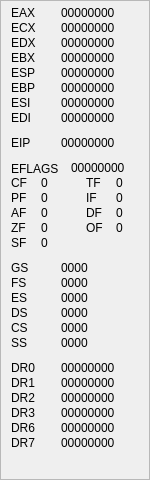
<?xml version="1.0" encoding="UTF-8"?>
<ui version="4.0">
 <class>RegistersView</class>
 <widget class="QWidget" name="RegistersView">
  <property name="geometry">
   <rect>
    <x>0</x>
    <y>0</y>
    <width>150</width>
    <height>480</height>
   </rect>
  </property>
  <property name="windowTitle">
   <string>Form</string>
  </property>
  <layout class="QVBoxLayout" name="verticalLayout">
   <property name="spacing">
    <number>0</number>
   </property>
   <property name="leftMargin">
    <number>0</number>
   </property>
   <property name="topMargin">
    <number>0</number>
   </property>
   <property name="rightMargin">
    <number>0</number>
   </property>
   <property name="bottomMargin">
    <number>0</number>
   </property>
   <item>
    <widget class="QScrollArea" name="scrollArea">
     <property name="widgetResizable">
      <bool>true</bool>
     </property>
     <widget class="QWidget" name="scrollAreaWidgetContents">
      <property name="geometry">
       <rect>
        <x>0</x>
        <y>0</y>
        <width>148</width>
        <height>460</height>
       </rect>
      </property>
      <property name="minimumSize">
       <size>
        <width>148</width>
        <height>460</height>
       </size>
      </property>
      <property name="maximumSize">
       <size>
        <width>148</width>
        <height>460</height>
       </size>
      </property>
      <widget class="QLabel" name="DR3Label">
       <property name="geometry">
        <rect>
         <x>10</x>
         <y>405</y>
         <width>50</width>
         <height>13</height>
        </rect>
       </property>
       <property name="text">
        <string>DR3</string>
       </property>
      </widget>
      <widget class="QLabel" name="DR7Label">
       <property name="geometry">
        <rect>
         <x>10</x>
         <y>435</y>
         <width>50</width>
         <height>13</height>
        </rect>
       </property>
       <property name="text">
        <string>DR7</string>
       </property>
      </widget>
      <widget class="QLabel" name="DFLabel">
       <property name="geometry">
        <rect>
         <x>85</x>
         <y>205</y>
         <width>30</width>
         <height>13</height>
        </rect>
       </property>
       <property name="text">
        <string>DF</string>
       </property>
      </widget>
      <widget class="QLabel" name="BPRegLabel">
       <property name="geometry">
        <rect>
         <x>60</x>
         <y>80</y>
         <width>55</width>
         <height>13</height>
        </rect>
       </property>
       <property name="text">
        <string>00000000</string>
       </property>
      </widget>
      <widget class="QLabel" name="SFRegLabel">
       <property name="geometry">
        <rect>
         <x>40</x>
         <y>235</y>
         <width>15</width>
         <height>13</height>
        </rect>
       </property>
       <property name="text">
        <string>0</string>
       </property>
      </widget>
      <widget class="QLabel" name="CFLabel">
       <property name="geometry">
        <rect>
         <x>10</x>
         <y>175</y>
         <width>30</width>
         <height>13</height>
        </rect>
       </property>
       <property name="text">
        <string>CF</string>
       </property>
      </widget>
      <widget class="QLabel" name="DR6RegLabel">
       <property name="geometry">
        <rect>
         <x>60</x>
         <y>420</y>
         <width>55</width>
         <height>13</height>
        </rect>
       </property>
       <property name="text">
        <string>00000000</string>
       </property>
      </widget>
      <widget class="QLabel" name="DR2RegLabel">
       <property name="geometry">
        <rect>
         <x>60</x>
         <y>390</y>
         <width>55</width>
         <height>13</height>
        </rect>
       </property>
       <property name="text">
        <string>00000000</string>
       </property>
      </widget>
      <widget class="QLabel" name="IPRegLabel">
       <property name="geometry">
        <rect>
         <x>60</x>
         <y>135</y>
         <width>55</width>
         <height>13</height>
        </rect>
       </property>
       <property name="text">
        <string>00000000</string>
       </property>
      </widget>
      <widget class="QLabel" name="DR1Label">
       <property name="geometry">
        <rect>
         <x>10</x>
         <y>375</y>
         <width>50</width>
         <height>13</height>
        </rect>
       </property>
       <property name="text">
        <string>DR1</string>
       </property>
      </widget>
      <widget class="QLabel" name="SILabel">
       <property name="geometry">
        <rect>
         <x>10</x>
         <y>95</y>
         <width>50</width>
         <height>13</height>
        </rect>
       </property>
       <property name="text">
        <string>ESI</string>
       </property>
      </widget>
      <widget class="QLabel" name="DR0Label">
       <property name="geometry">
        <rect>
         <x>10</x>
         <y>360</y>
         <width>50</width>
         <height>13</height>
        </rect>
       </property>
       <property name="text">
        <string>DR0</string>
       </property>
      </widget>
      <widget class="QLabel" name="CSRegLabel">
       <property name="geometry">
        <rect>
         <x>60</x>
         <y>320</y>
         <width>40</width>
         <height>13</height>
        </rect>
       </property>
       <property name="text">
        <string>0000</string>
       </property>
      </widget>
      <widget class="QLabel" name="FSRegLabel">
       <property name="geometry">
        <rect>
         <x>60</x>
         <y>275</y>
         <width>40</width>
         <height>13</height>
        </rect>
       </property>
       <property name="text">
        <string>0000</string>
       </property>
      </widget>
      <widget class="QLabel" name="IPLabel">
       <property name="geometry">
        <rect>
         <x>10</x>
         <y>135</y>
         <width>50</width>
         <height>13</height>
        </rect>
       </property>
       <property name="text">
        <string>EIP</string>
       </property>
      </widget>
      <widget class="QLabel" name="CXLabel">
       <property name="geometry">
        <rect>
         <x>10</x>
         <y>20</y>
         <width>50</width>
         <height>13</height>
        </rect>
       </property>
       <property name="text">
        <string>ECX</string>
       </property>
      </widget>
      <widget class="QLabel" name="DXRegLabel">
       <property name="geometry">
        <rect>
         <x>60</x>
         <y>35</y>
         <width>55</width>
         <height>13</height>
        </rect>
       </property>
       <property name="text">
        <string>00000000</string>
       </property>
      </widget>
      <widget class="QLabel" name="SPRegLabel">
       <property name="geometry">
        <rect>
         <x>60</x>
         <y>65</y>
         <width>55</width>
         <height>13</height>
        </rect>
       </property>
       <property name="text">
        <string>00000000</string>
       </property>
      </widget>
      <widget class="QLabel" name="AXLabel">
       <property name="geometry">
        <rect>
         <x>10</x>
         <y>5</y>
         <width>50</width>
         <height>13</height>
        </rect>
       </property>
       <property name="text">
        <string>EAX</string>
       </property>
      </widget>
      <widget class="QLabel" name="GSRegLabel">
       <property name="geometry">
        <rect>
         <x>60</x>
         <y>260</y>
         <width>40</width>
         <height>13</height>
        </rect>
       </property>
       <property name="text">
        <string>0000</string>
       </property>
      </widget>
      <widget class="QLabel" name="SIRegLabel">
       <property name="geometry">
        <rect>
         <x>60</x>
         <y>95</y>
         <width>55</width>
         <height>13</height>
        </rect>
       </property>
       <property name="text">
        <string>00000000</string>
       </property>
      </widget>
      <widget class="QLabel" name="ZFRegLabel">
       <property name="geometry">
        <rect>
         <x>40</x>
         <y>220</y>
         <width>15</width>
         <height>13</height>
        </rect>
       </property>
       <property name="text">
        <string>0</string>
       </property>
      </widget>
      <widget class="QLabel" name="DIRegLabel">
       <property name="geometry">
        <rect>
         <x>60</x>
         <y>110</y>
         <width>55</width>
         <height>13</height>
        </rect>
       </property>
       <property name="text">
        <string>00000000</string>
       </property>
      </widget>
      <widget class="QLabel" name="DSLabel">
       <property name="geometry">
        <rect>
         <x>10</x>
         <y>305</y>
         <width>50</width>
         <height>13</height>
        </rect>
       </property>
       <property name="text">
        <string>DS</string>
       </property>
      </widget>
      <widget class="QLabel" name="OFLabel">
       <property name="geometry">
        <rect>
         <x>85</x>
         <y>220</y>
         <width>30</width>
         <height>13</height>
        </rect>
       </property>
       <property name="text">
        <string>OF</string>
       </property>
      </widget>
      <widget class="QLabel" name="AXRegLabel">
       <property name="geometry">
        <rect>
         <x>60</x>
         <y>5</y>
         <width>55</width>
         <height>13</height>
        </rect>
       </property>
       <property name="text">
        <string>00000000</string>
       </property>
      </widget>
      <widget class="QLabel" name="DSRegLabel">
       <property name="geometry">
        <rect>
         <x>60</x>
         <y>305</y>
         <width>40</width>
         <height>13</height>
        </rect>
       </property>
       <property name="text">
        <string>0000</string>
       </property>
      </widget>
      <widget class="QLabel" name="AFRegLabel">
       <property name="geometry">
        <rect>
         <x>40</x>
         <y>205</y>
         <width>15</width>
         <height>13</height>
        </rect>
       </property>
       <property name="text">
        <string>0</string>
       </property>
      </widget>
      <widget class="QLabel" name="CXRegLabel">
       <property name="geometry">
        <rect>
         <x>60</x>
         <y>20</y>
         <width>55</width>
         <height>13</height>
        </rect>
       </property>
       <property name="text">
        <string>00000000</string>
       </property>
      </widget>
      <widget class="QLabel" name="DR2Label">
       <property name="geometry">
        <rect>
         <x>10</x>
         <y>390</y>
         <width>50</width>
         <height>13</height>
        </rect>
       </property>
       <property name="text">
        <string>DR2</string>
       </property>
      </widget>
      <widget class="QLabel" name="CSLabel">
       <property name="geometry">
        <rect>
         <x>10</x>
         <y>320</y>
         <width>50</width>
         <height>13</height>
        </rect>
       </property>
       <property name="text">
        <string>CS</string>
       </property>
      </widget>
      <widget class="QLabel" name="FSLabel">
       <property name="geometry">
        <rect>
         <x>10</x>
         <y>275</y>
         <width>50</width>
         <height>13</height>
        </rect>
       </property>
       <property name="text">
        <string>FS</string>
       </property>
      </widget>
      <widget class="QLabel" name="TFLabel">
       <property name="geometry">
        <rect>
         <x>85</x>
         <y>175</y>
         <width>30</width>
         <height>13</height>
        </rect>
       </property>
       <property name="text">
        <string>TF</string>
       </property>
      </widget>
      <widget class="QLabel" name="ESLabel">
       <property name="geometry">
        <rect>
         <x>10</x>
         <y>290</y>
         <width>50</width>
         <height>13</height>
        </rect>
       </property>
       <property name="text">
        <string>ES</string>
       </property>
      </widget>
      <widget class="QLabel" name="IFLabel">
       <property name="geometry">
        <rect>
         <x>85</x>
         <y>190</y>
         <width>30</width>
         <height>13</height>
        </rect>
       </property>
       <property name="text">
        <string>IF</string>
       </property>
      </widget>
      <widget class="QLabel" name="ESRegLabel">
       <property name="geometry">
        <rect>
         <x>60</x>
         <y>290</y>
         <width>40</width>
         <height>13</height>
        </rect>
       </property>
       <property name="text">
        <string>0000</string>
       </property>
      </widget>
      <widget class="QLabel" name="DR0RegLabel">
       <property name="geometry">
        <rect>
         <x>60</x>
         <y>360</y>
         <width>55</width>
         <height>13</height>
        </rect>
       </property>
       <property name="text">
        <string>00000000</string>
       </property>
      </widget>
      <widget class="QLabel" name="PFRegLabel">
       <property name="geometry">
        <rect>
         <x>40</x>
         <y>190</y>
         <width>15</width>
         <height>13</height>
        </rect>
       </property>
       <property name="text">
        <string>0</string>
       </property>
      </widget>
      <widget class="QLabel" name="BXLabel">
       <property name="geometry">
        <rect>
         <x>10</x>
         <y>50</y>
         <width>50</width>
         <height>13</height>
        </rect>
       </property>
       <property name="text">
        <string>EBX</string>
       </property>
      </widget>
      <widget class="QLabel" name="IFRegLabel">
       <property name="geometry">
        <rect>
         <x>115</x>
         <y>190</y>
         <width>15</width>
         <height>13</height>
        </rect>
       </property>
       <property name="text">
        <string>0</string>
       </property>
      </widget>
      <widget class="QLabel" name="AFLabel">
       <property name="geometry">
        <rect>
         <x>10</x>
         <y>205</y>
         <width>30</width>
         <height>13</height>
        </rect>
       </property>
       <property name="text">
        <string>AF</string>
       </property>
      </widget>
      <widget class="QLabel" name="OFRegLabel">
       <property name="geometry">
        <rect>
         <x>115</x>
         <y>220</y>
         <width>15</width>
         <height>13</height>
        </rect>
       </property>
       <property name="text">
        <string>0</string>
       </property>
      </widget>
      <widget class="QLabel" name="FLAGSRegLabel">
       <property name="geometry">
        <rect>
         <x>70</x>
         <y>160</y>
         <width>55</width>
         <height>13</height>
        </rect>
       </property>
       <property name="text">
        <string>00000000</string>
       </property>
      </widget>
      <widget class="QLabel" name="DFRegLabel">
       <property name="geometry">
        <rect>
         <x>115</x>
         <y>205</y>
         <width>15</width>
         <height>13</height>
        </rect>
       </property>
       <property name="text">
        <string>0</string>
       </property>
      </widget>
      <widget class="QLabel" name="CFRegLabel">
       <property name="geometry">
        <rect>
         <x>40</x>
         <y>175</y>
         <width>15</width>
         <height>13</height>
        </rect>
       </property>
       <property name="text">
        <string>0</string>
       </property>
      </widget>
      <widget class="QLabel" name="FLAGSLAbel">
       <property name="geometry">
        <rect>
         <x>10</x>
         <y>160</y>
         <width>61</width>
         <height>16</height>
        </rect>
       </property>
       <property name="text">
        <string>EFLAGS</string>
       </property>
      </widget>
      <widget class="QLabel" name="DR3RegLabel">
       <property name="geometry">
        <rect>
         <x>60</x>
         <y>405</y>
         <width>55</width>
         <height>13</height>
        </rect>
       </property>
       <property name="text">
        <string>00000000</string>
       </property>
      </widget>
      <widget class="QLabel" name="BXRegLabel">
       <property name="geometry">
        <rect>
         <x>60</x>
         <y>50</y>
         <width>55</width>
         <height>13</height>
        </rect>
       </property>
       <property name="text">
        <string>00000000</string>
       </property>
      </widget>
      <widget class="QLabel" name="ZFLabel">
       <property name="geometry">
        <rect>
         <x>10</x>
         <y>220</y>
         <width>30</width>
         <height>13</height>
        </rect>
       </property>
       <property name="text">
        <string>ZF</string>
       </property>
      </widget>
      <widget class="QLabel" name="GSLabel">
       <property name="geometry">
        <rect>
         <x>10</x>
         <y>260</y>
         <width>50</width>
         <height>13</height>
        </rect>
       </property>
       <property name="text">
        <string>GS</string>
       </property>
      </widget>
      <widget class="QLabel" name="DR1RegLabel">
       <property name="geometry">
        <rect>
         <x>60</x>
         <y>375</y>
         <width>55</width>
         <height>13</height>
        </rect>
       </property>
       <property name="text">
        <string>00000000</string>
       </property>
      </widget>
      <widget class="QLabel" name="SSLabel">
       <property name="geometry">
        <rect>
         <x>10</x>
         <y>335</y>
         <width>50</width>
         <height>13</height>
        </rect>
       </property>
       <property name="text">
        <string>SS</string>
       </property>
      </widget>
      <widget class="QLabel" name="PFLabel">
       <property name="geometry">
        <rect>
         <x>10</x>
         <y>190</y>
         <width>30</width>
         <height>13</height>
        </rect>
       </property>
       <property name="text">
        <string>PF</string>
       </property>
      </widget>
      <widget class="QLabel" name="SPLabel">
       <property name="geometry">
        <rect>
         <x>10</x>
         <y>65</y>
         <width>50</width>
         <height>13</height>
        </rect>
       </property>
       <property name="text">
        <string>ESP</string>
       </property>
      </widget>
      <widget class="QLabel" name="TFRegLabel">
       <property name="geometry">
        <rect>
         <x>115</x>
         <y>175</y>
         <width>15</width>
         <height>13</height>
        </rect>
       </property>
       <property name="text">
        <string>0</string>
       </property>
      </widget>
      <widget class="QLabel" name="DR7RegLabel">
       <property name="geometry">
        <rect>
         <x>60</x>
         <y>435</y>
         <width>55</width>
         <height>13</height>
        </rect>
       </property>
       <property name="text">
        <string>00000000</string>
       </property>
      </widget>
      <widget class="QLabel" name="DR6Label">
       <property name="geometry">
        <rect>
         <x>10</x>
         <y>420</y>
         <width>50</width>
         <height>13</height>
        </rect>
       </property>
       <property name="text">
        <string>DR6</string>
       </property>
      </widget>
      <widget class="QLabel" name="SFLabel">
       <property name="geometry">
        <rect>
         <x>10</x>
         <y>235</y>
         <width>30</width>
         <height>13</height>
        </rect>
       </property>
       <property name="text">
        <string>SF</string>
       </property>
      </widget>
      <widget class="QLabel" name="DXLabel">
       <property name="geometry">
        <rect>
         <x>10</x>
         <y>35</y>
         <width>50</width>
         <height>13</height>
        </rect>
       </property>
       <property name="text">
        <string>EDX</string>
       </property>
      </widget>
      <widget class="QLabel" name="DILabel">
       <property name="geometry">
        <rect>
         <x>10</x>
         <y>110</y>
         <width>50</width>
         <height>13</height>
        </rect>
       </property>
       <property name="text">
        <string>EDI</string>
       </property>
      </widget>
      <widget class="QLabel" name="SSRegLabel">
       <property name="geometry">
        <rect>
         <x>60</x>
         <y>335</y>
         <width>40</width>
         <height>13</height>
        </rect>
       </property>
       <property name="text">
        <string>0000</string>
       </property>
      </widget>
      <widget class="QLabel" name="BPLabel">
       <property name="geometry">
        <rect>
         <x>10</x>
         <y>80</y>
         <width>50</width>
         <height>13</height>
        </rect>
       </property>
       <property name="text">
        <string>EBP</string>
       </property>
      </widget>
     </widget>
    </widget>
   </item>
  </layout>
 </widget>
 <resources/>
 <connections/>
</ui>
